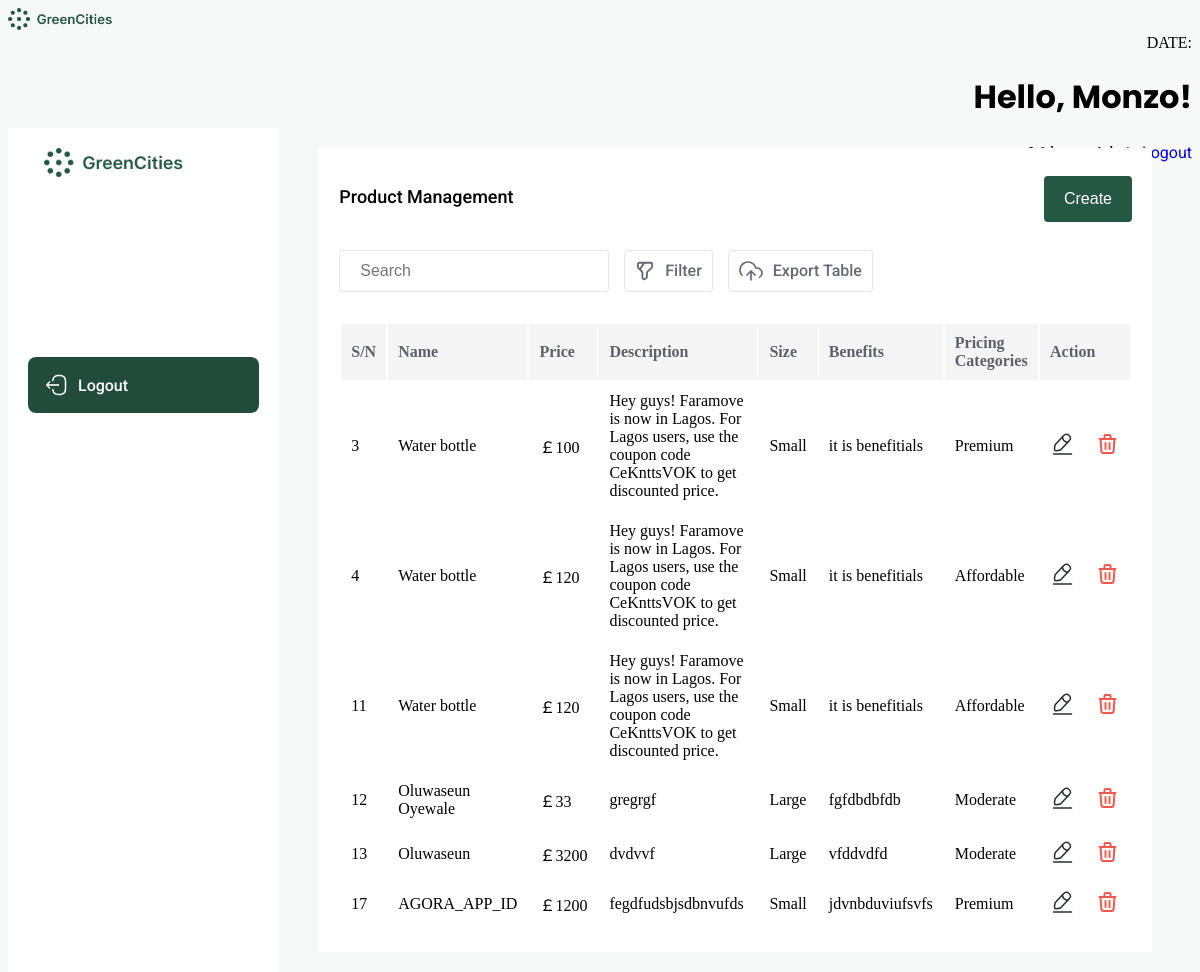
Screenshot of /product/index.php (signed in) with the database file from the repository.
### tables this page shows
CREATE TABLE `product` (
  `id` int(11) NOT NULL,
  `name` varchar(50) NOT NULL,
  `price` float NOT NULL DEFAULT 0,
  `description` text NOT NULL,
  `size` varchar(15) NOT NULL,
  `benefits` text NOT NULL,
  `pricing_categories` varchar(15) NOT NULL,
  `class` varchar(50) NOT NULL DEFAULT 'Green energies products',
  `votes` int(11) DEFAULT NULL
);

### product/index.php (the view, shortened to what this page needs)
<?php
$servername = "localhost";
$username = "root";
$password = "";
$dbname = "Green Alliance";
$conn = new mysqli($servername, $username, $password, $dbname);
$productListQuery = "SELECT * FROM `product`";
$productListResult = $conn->query($productListQuery);
$productListData = [];
if ($productListResult->num_rows > 0) {
    while ($row = $productListResult->fetch_assoc()) {
        $productId = $row['id'];
        $productName = $row['name'];
        $productPrice = $row['price'];
        $productDescription = $row['description'];
        $productSize = $row['size'];
        $productBenefits = $row['benefits'];
        $productPricingCategories = $row['pricing_categories'];
        $myMap = [
        "id" => $productId,
        "name" => $productName,
        "price" => $productPrice,
        "description" => $productDescription,
        "size" => $productSize,
        "benefits" => $productBenefits,
        "pricing_categories" => $productPricingCategories,
        ];
        $productListData[] = $myMap;
    }
} else {
}
$templateData = array(
    "result" => $productListData,
);
?>
<!DOCTYPE html>
<html lang="en">
<head>
</head>
<?php include ("../include/header.php"); ?>
<body>
    <div class="dashboard-container">
        <div class="sidebar">
            <img src="../images/banner.png" alt="logo" style="width: 200px; margin: 0 auto 70px; display: block;" />
           <a href="../logout.php">
                <div class="sidebar-item" style="margin: 100px 0 0;">
                    <p>Logout</p>
                </div>
            </a>
        </div>
        <div style="width: 100%;">
            <div style="background: white; margin: 20px 40px; padding: 20px;">
                    <div style="display: flex; justify-content: space-between;">
                        <p style="font-size: 18px; font-weight: 500; color: black;">Product Management</p>
                        <a href="./create.php">  <button class="submit-btn">Create</button></a>
                    </div>
                <div style="display:flex; gap: 15px; margin: 20px 0 30px;">
                    <input placeholder="Search" class="search" />
                    <div class="filter">
                        <p>Filter</p>
                    </div>
                    <div class="filter">
                        <p>Export Table</p>
                    </div>
                </div>
                <table class="table" style="width: 100%;">
                    <thead>
                        <tr style="background: #F5F5F6;">
                            <th scope="col" style="text-align: left">S/N</th>
                            <th scope="col" style="text-align: left">Name</th>
                            <th scope="col" style="text-align: left">Price</th>
                            <th scope="col" style="text-align: left">Description</th>
                            <th scope="col" style="text-align: left">Size</th>
                            <th scope="col" style="text-align: left">Benefits</th>
                            <th scope="col" style="text-align: left">Pricing Categories</th>
                            <th scope="col" style="text-align: left">Action</th>
                        </tr>
                    </thead>
                    <tbody>
                        <?php foreach ($templateData['result'] as $option): ?>
                            <tr>
                                <td><?php echo $option["id"]; ?></td>
                                <td><?php echo $option["name"]; ?></td>
                                <td><?php echo "￡" . $option["price"]; ?></td>
                                <td><?php echo $option["description"]; ?></td>
                                <td><?php echo $option["size"]; ?></td>
                                <td><?php echo $option["benefits"]; ?></td>
                                <td><?php echo $option["pricing_categories"]; ?></td>
                                <td>
                                    <div style="display: flex; gap: 20px;">
                                    <a href="update.php?update=<?php echo $option['id']; ?>">
                                    </a>
                                        <a href="index.php?delete=<?php echo $option['id']; ?>">
                                        </a>
                                    </div>
                                </td>
                            </tr>
                        <?php endforeach; ?>
                    </tbody>
                </table>
            </div>
        </div>
    </div>
</body>
</html>

### product/index.php (style rules this page uses)
p, span, a, label { font-family: "Roboto", sans-serif; }
body { background-color: #F7F8F8; height: 100vh; flex-direction: column; }
.sidebar { width: 300px; padding: 20px; flex-direction: column; display: flex; gap: 10px; background: white; }
.sidebar-item { display: flex; padding: 16px; border-radius: 8px; align-items: center; gap: 10px; background: #214C3B; text-decoration: none; }
.sidebar-item p { color: white; font-size: 16px; font-weight: 500; margin: 0; text-decoration: none; }
.dashboard-container { display: flex; }
.submit-btn { background-color: #245843; color: white; padding: 14px 20px; margin: 8px 0; border: none; border-radius: 4px; cursor: pointer; font-size: 16px; }
thead, tbody { width: 100%; border-radius: 6px; }
thead th { padding: 10px; color: #5E606A; }
thead tr { border-bottom: 1px solid #F5F5F6; }
tbody td { padding: 10px; }
.search { width: 270px; padding: 10px 20px; display: inline-block; border: 1px solid #5E606A29; border-radius: 4px; box-sizing: border-box; background: transparent; outline: none; font-size: 16px; }
.filter { display: flex; gap: 10px; align-content: center; padding: 10px; border: 1px solid #5E606A29; border-radius: 4px; }
.filter p { color: #666974; font-size: 16px; font-weight: 500; margin: 0; }
a { text-decoration: none; }

### rows the page displays
product: id "3", name "Water bottle", price "100", description "Hey guys! Faramove is now in Lagos. For Lagos users, use the coupon code CeKnttsVOK to get discounted price.", size "Small", benefits "it is benefitials", pricing_categories "Premium"
product: id "4", name "Water bottle", price "120", description "Hey guys! Faramove is now in Lagos. For Lagos users, use the coupon code CeKnttsVOK to get discounted price.", size "Small", benefits "it is benefitials", pricing_categories "Affordable"
product: id "11", name "Water bottle", price "120", description "Hey guys! Faramove is now in Lagos. For Lagos users, use the coupon code CeKnttsVOK to get discounted price.", size "Small", benefits "it is benefitials", pricing_categories "Affordable"
product: id "12", name "Oluwaseun Oyewale", price "33", description "gregrgf", size "Large", benefits "fgfdbdbfdb", pricing_categories "Moderate"
product: id "13", name "Oluwaseun", price "3200", description "dvdvvf", size "Large", benefits "vfddvdfd", pricing_categories "Moderate"
product: id "17", name "AGORA_APP_ID", price "1200", description "fegdfudsbjsdbnvufds", size "Small", benefits "jdvnbduviufsvfs", pricing_categories "Premium"

### other values shown
$name "Monzo"
